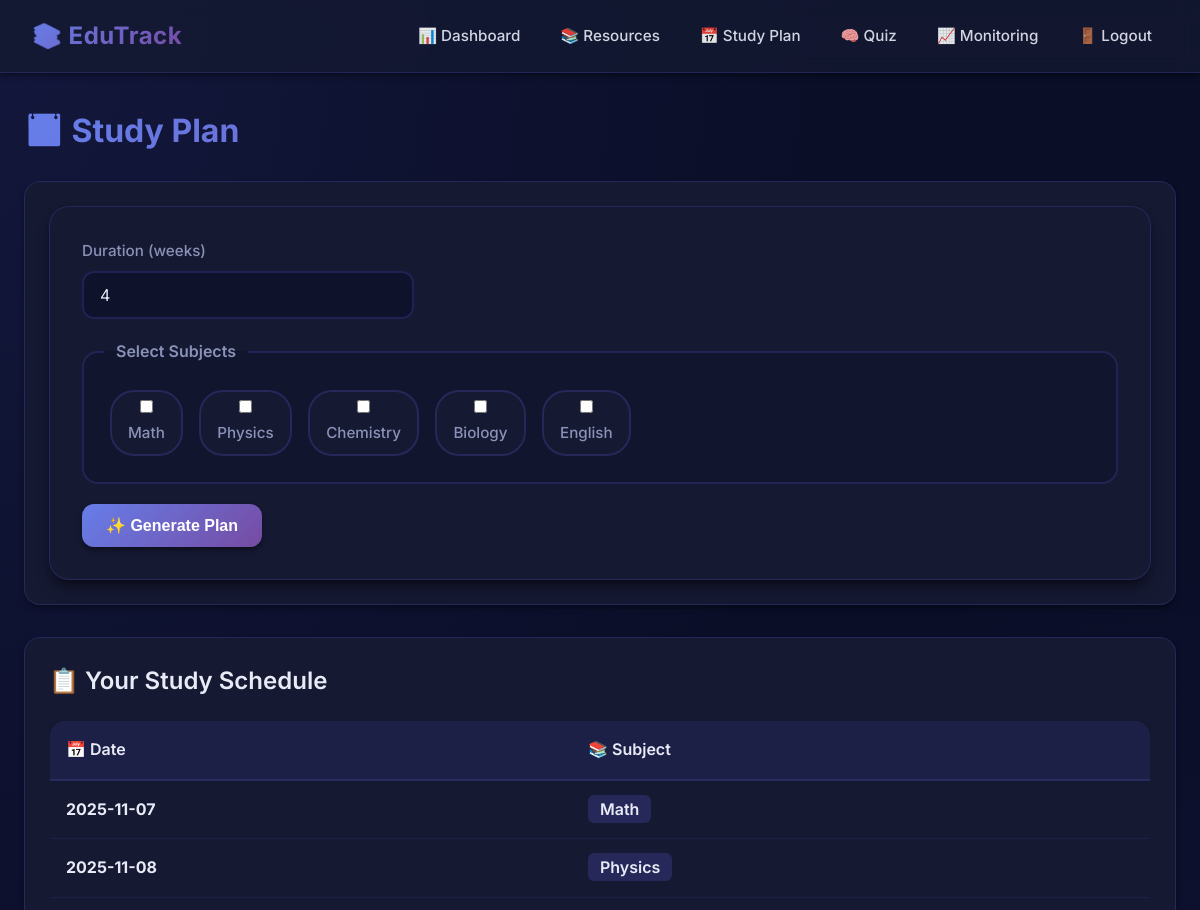
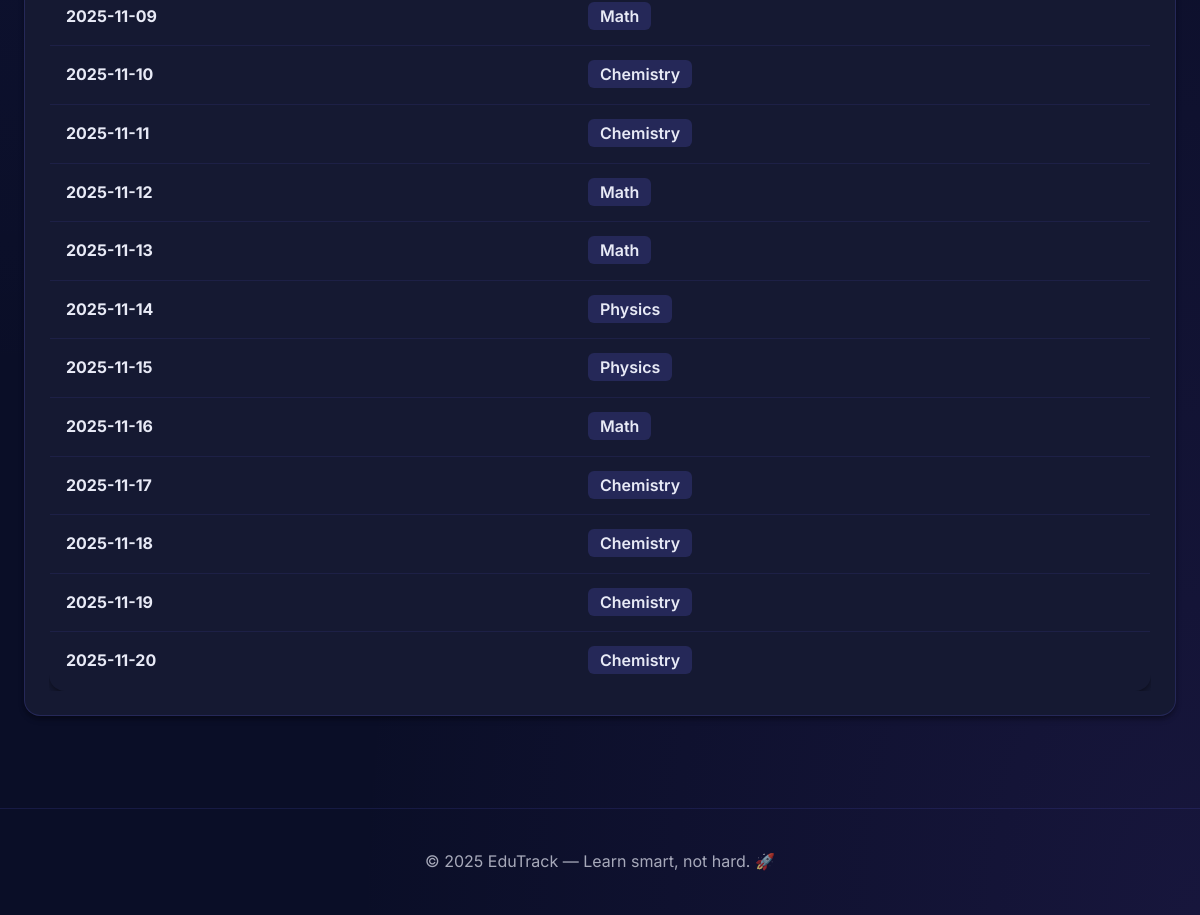
Screenshot of /study_plan (signed in) with the database file from the repository (2 pictures, top to bottom).
### models.py (models this page shows)
class StudyPlan(db.Model):
    id = db.Column(db.Integer, primary_key=True)
    user_id = db.Column(db.Integer, db.ForeignKey("user.id"), nullable=False)
    date = db.Column(db.Date, nullable=False)
    subject = db.Column(db.String(50), nullable=False)
    is_active = db.Column(db.Boolean, default=True)
    created_at = db.Column(db.DateTime, default=datetime.utcnow)

### app.py (the view, shortened to what this page needs)
@app.route('/study_plan', methods=['GET', 'POST'])
@login_required
def study_plan():
    plan = StudyPlan.query.filter_by(
        user_id=current_user.id,
        is_active=True
    ).order_by(StudyPlan.date).all()
    all_subjects = ['Math', 'Physics', 'Chemistry', 'Biology', 'English']
    return render_template('study_plan.html', plan=plan, all_subjects=all_subjects)

### app.py (called while the page is built)
@login_manager.user_loader
def load_user(user_id):
    return User.query.get(int(user_id))

### templates/study_plan.html
{% extends "base.html" %}
{% block content %}
<h2>📅 Study Plan</h2>
<div class="card" style="margin-bottom: 32px;">
  <form method="post" class="form grid">
    <label>
      Duration (weeks)
      <input type="number" name="duration_weeks" value="4" min="1" max="12" placeholder="Number of weeks">
    </label>
    <fieldset class="subjects" style="grid-column: 1 / -1;">
      <legend>Select Subjects</legend>
      {% for s in all_subjects %}
        <label class="chip">
          <input type="checkbox" name="subjects" value="{{ s }}">
          <span>{{ s }}</span>
        </label>
      {% endfor %}
    </fieldset>
    <div style="grid-column: 1 / -1;">
      <button class="btn" type="submit">✨ Generate Plan</button>
    </div>
  </form>
</div>
{% if plan %}
<div class="card">
  <h3 style="margin-bottom: 20px;">📋 Your Study Schedule</h3>
  <div style="overflow-x: auto;">
    <table class="table">
      <thead>
        <tr>
          <th>📅 Date</th>
          <th>📚 Subject</th>
        </tr>
      </thead>
      <tbody>
      {% for p in plan %}
        <tr>
          <td><strong>{{ p.date.strftime('%Y-%m-%d') }}</strong></td>
          <td>
            <span style="padding: 4px 12px; background: rgba(99, 102, 241, 0.2); border-radius: 6px; font-weight: 600;">
              {{ p.subject }}
            </span>
          </td>
        </tr>
      {% endfor %}
      </tbody>
    </table>
  </div>
</div>
{% else %}
<div class="empty-state">
  <p>No active plan yet. Generate one above to get started! 🚀</p>
</div>
{% endif %}
{% endblock %}

### templates/base.html (shortened to what this page needs)
<!doctype html>
<html lang="en">
<head>
  <link rel="stylesheet" href="{{ url_for('static', filename='css/styles.css') }}">
</head>
<body>
  <nav class="nav">
    <a href="{{ url_for('index') }}" class="brand">📚 EduTrack</a>
    <div class="links">
      {% if current_user.is_authenticated %}
        <a href="{{ url_for('dashboard') }}">📊 Dashboard</a>
        <a href="{{ url_for('resources') }}">📚 Resources</a>
        <a href="{{ url_for('study_plan') }}">📅 Study Plan</a>
        <a href="{{ url_for('quiz') }}">🧠 Quiz</a>
        <a href="{{ url_for('weekly_monitoring') }}">📈 Monitoring</a>
        <a href="{{ url_for('logout') }}">🚪 Logout</a>
      {% else %}
        <a href="{{ url_for('login') }}">🔐 Login</a>
        <a href="{{ url_for('register') }}">✨ Register</a>
      {% endif %}
    </div>
  </nav>
  <main class="container">
    {% block content %}{% endblock %}
  </main>
  <footer class="footer">
    <p>© 2025 EduTrack — Learn smart, not hard. 🚀</p>
  </footer>
</body>
</html>

### static/css/styles.css (style rules this page uses)
:root { --bg: #0a0e27; --panel: #151932; --panel-hover: #1d2342; --muted: #8b92b8; --text: #e8eaf6; --accent: #6366f1; --accent-hover: #818cf8; --accent-2: #10b981; --accent-2-hover: #34d399; --danger: #ef4444; --warning: #f59e0b; --success: #10b981; --gradient-1: linear-gradient(135deg, #667eea 0%, #764ba2 100%); --gradient-2: linear-gradient(135deg, #f093fb 0%, #f5576c 100%); --gradient-3: linear-gradient(135deg, #4facfe 0%, #00f2fe 100%); --shadow: 0 4px 6px -1px rgba(0, 0, 0, 0.3), 0 2px 4px -1px rgba(0, 0, 0, 0.2); --shadow-lg: 0 10px 15px -3px rgba(0, 0, 0, 0.4), 0 4px 6px -2px rgba(0, 0, 0, 0.3); }
* { box-sizing: border-box; margin: 0; padding: 0; }
body { margin: 0; font-family: 'Inter', 'Segoe UI', system-ui, -apple-system, Roboto, sans-serif; background: var(--bg); background-image: radial-gradient(at 0% 0%, rgba(99, 102, 241, 0.1) 0px, transparent 50%), radial-gradient(at 100% 100%, rgba(139, 92, 246, 0.1) 0px, transparent 50%); color: var(--text); line-height: 1.6; min-height: 100vh; }
a { color: var(--text); text-decoration: none; transition: all 0.3s ease; }
.nav { display: flex; justify-content: space-between; align-items: center; padding: 16px 32px; background: rgba(21, 25, 50, 0.8); backdrop-filter: blur(10px); position: sticky; top: 0; z-index: 100; border-bottom: 1px solid rgba(99, 102, 241, 0.2); box-shadow: var(--shadow); }
.brand { font-weight: 700; font-size: 1.5rem; letter-spacing: 0.5px; background: var(--gradient-1); -webkit-background-clip: text; -webkit-text-fill-color: transparent; background-clip: text; }
.links { display: flex; gap: 8px; align-items: center; }
.links a { padding: 8px 16px; border-radius: 8px; font-weight: 500; font-size: 0.95rem; opacity: 0.9; transition: all 0.3s ease; }
.container { max-width: 1200px; margin: 0 auto; padding: 32px 24px; animation: fadeIn 0.5s ease-in; }
.form { display: flex; flex-direction: column; gap: 20px; background: var(--panel); padding: 32px; border-radius: 20px; box-shadow: var(--shadow-lg); border: 1px solid rgba(99, 102, 241, 0.2); transition: all 0.3s ease; }
.form.grid { display: grid; grid-template-columns: repeat(auto-fit, minmax(250px, 1fr)); gap: 20px; }
label { display: flex; flex-direction: column; gap: 8px; font-size: 0.95rem; color: var(--muted); font-weight: 500; }
input, select, textarea { background: rgba(10, 14, 39, 0.6); color: var(--text); border: 2px solid rgba(99, 102, 241, 0.2); border-radius: 12px; padding: 12px 16px; font-size: 1rem; transition: all 0.3s ease; font-family: inherit; }
.btn { background: var(--gradient-1); color: white; border: none; border-radius: 12px; padding: 12px 24px; cursor: pointer; font-weight: 600; font-size: 1rem; transition: all 0.3s ease; box-shadow: var(--shadow); position: relative; overflow: hidden; }
.btn::before { content: ''; position: absolute; top: 0; left: -100%; width: 100%; height: 100%; background: linear-gradient(90deg, transparent, rgba(255, 255, 255, 0.2), transparent); transition: left 0.5s; }
.card { background: var(--panel); padding: 24px; border-radius: 16px; box-shadow: var(--shadow); border: 1px solid rgba(99, 102, 241, 0.2); transition: all 0.3s ease; }
h2 { font-size: 2rem; font-weight: 700; margin-bottom: 24px; background: var(--gradient-1); -webkit-background-clip: text; -webkit-text-fill-color: transparent; background-clip: text; }
h3 { font-size: 1.5rem; font-weight: 600; margin-bottom: 16px; color: var(--text); }
.table { width: 100%; border-collapse: collapse; background: var(--panel); border-radius: 16px; overflow: hidden; box-shadow: var(--shadow); border: 1px solid rgba(99, 102, 241, 0.2); }
.table th { background: rgba(99, 102, 241, 0.1); padding: 16px; text-align: left; font-weight: 600; color: var(--text); border-bottom: 2px solid rgba(99, 102, 241, 0.2); }
.table td { padding: 16px; border-bottom: 1px solid rgba(99, 102, 241, 0.1); }
fieldset.subjects { border: 2px solid rgba(99, 102, 241, 0.2); border-radius: 16px; padding: 20px; background: rgba(10, 14, 39, 0.3); }
fieldset.subjects legend { padding: 0 12px; color: var(--muted); font-weight: 600; }
label.chip { display: inline-flex; align-items: center; gap: 8px; background: var(--panel); padding: 8px 16px; border: 2px solid rgba(99, 102, 241, 0.2); border-radius: 24px; margin: 6px; cursor: pointer; transition: all 0.3s ease; }
.footer { text-align: center; padding: 40px 20px; opacity: 0.7; margin-top: 60px; border-top: 1px solid rgba(99, 102, 241, 0.2); }

### rows the page displays
StudyPlan: date "2025-11-07", subject "Math"
StudyPlan: date "2025-11-08", subject "Physics"
StudyPlan: date "2025-11-09", subject "Math"
StudyPlan: date "2025-11-10", subject "Chemistry"
StudyPlan: date "2025-11-11", subject "Chemistry"
StudyPlan: date "2025-11-12", subject "Math"
StudyPlan: date "2025-11-13", subject "Math"
StudyPlan: date "2025-11-14", subject "Physics"
StudyPlan: date "2025-11-15", subject "Physics"
StudyPlan: date "2025-11-16", subject "Math"
StudyPlan: date "2025-11-17", subject "Chemistry"
StudyPlan: date "2025-11-18", subject "Chemistry"
StudyPlan: date "2025-11-19", subject "Chemistry"
StudyPlan: date "2025-11-20", subject "Chemistry"

### other values shown
{{ s }} "Math" "Physics" "Chemistry" "Biology" "English"
